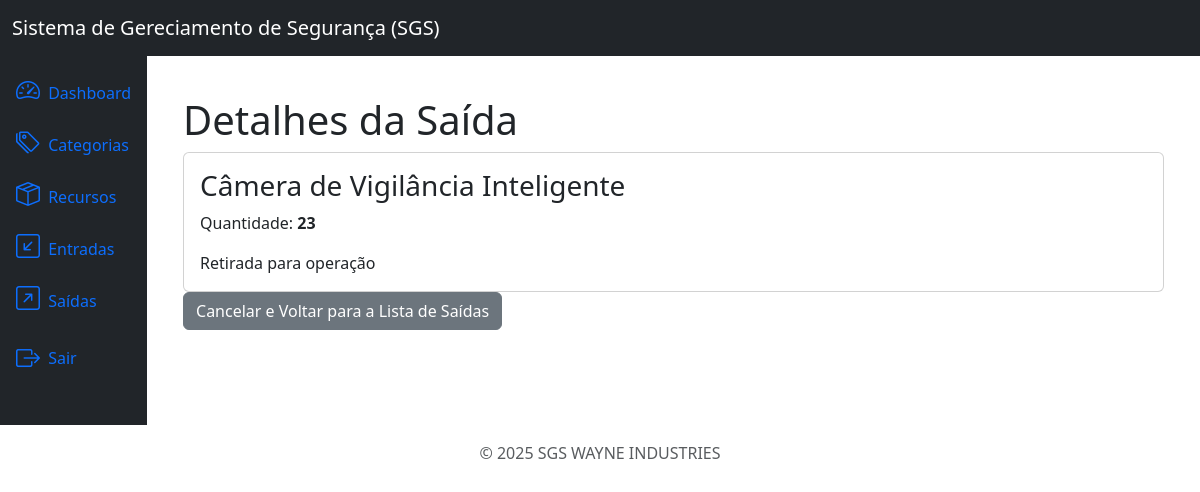
The page /outflows/2/detail/ (signed in) on the database its author committed.
### outflows/models.py (models this page shows, shortened)
class Outflow(models.Model):
    product = models.ForeignKey(Product, on_delete=models.PROTECT, related_name='outflows')
    quantity = models.IntegerField()
    description = models.TextField(null=True, blank=True)
    created_at = models.DateTimeField(auto_now_add=True)
    update_at = models.DateTimeField(auto_now=True)
    class Meta:
        ordering = ['-created_at']

### products/models.py (models this page shows)
class Product(models.Model):
    title = models.CharField(max_length=200)
    category = models.ForeignKey(Category, on_delete=models.PROTECT, related_name='products')
    description  = models.TextField(null=True, blank=True)
    serie_number = models.CharField(max_length=200, null=True, blank=True)
    status = models.CharField(max_length=200)
    location = models.CharField(max_length=200, null=True, blank=True)
    quantity = models.IntegerField(default=0)
    created_at = models.DateTimeField(auto_now_add=True)
    update_at = models.DateTimeField(auto_now=True)
    class Meta:
        ordering = ['title']
    def __str__(self):
        return self.title

### outflows/views.py (the view)
# urls.py: path('outflows/<int:pk>/detail/', views.OutflowDetailView.as_view(), name='outflow_detail'),
class OutflowDetailView(LoginRequiredMixin, PermissionRequiredMixin, DetailView):
    model = models.Outflow
    template_name = 'outflow_detail.html'
    permission_required = 'outflows.add_outflow'

### outflows/templates/outflow_detail.html
{% extends 'base.html' %}
{% block content %}
<div class="container mt-4">
    <h3 class="display-6">Detalhes da Saída</h3>
    <div class="card">
        <div class="card-body">
            <h3 class="card-title">{{ object.product }}</h3>
            <p class="card-text">Quantidade: <strong>{{ object.quantity }}</strong></p>
            <p class="card-text">{{ object.description }}</p>
        </div>
    </div>
    <a href="{% url 'outflow_list' %}" class="btn btn-secondary mt3">Cancelar e Voltar para a Lista de Saídas</a>
</div>
{% endblock %}

### rows shown on the page
Outflow: product "Câmera de Vigilância Inteligente", quantity "23", description "Retirada para operação"
